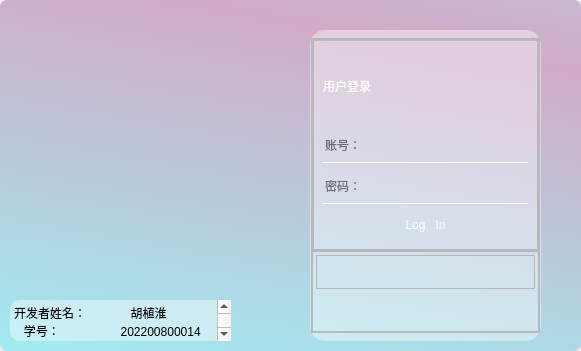
<?xml version="1.0" encoding="UTF-8"?>
<ui version="4.0">
 <class>LRMainWindow</class>
 <widget class="QMainWindow" name="LRMainWindow">
  <property name="geometry">
   <rect>
    <x>0</x>
    <y>0</y>
    <width>581</width>
    <height>351</height>
   </rect>
  </property>
  <property name="windowTitle">
   <string>MainWindow</string>
  </property>
  <widget class="QWidget" name="centralwidget">
   <widget class="QFrame" name="frame">
    <property name="geometry">
     <rect>
      <x>0</x>
      <y>0</y>
      <width>581</width>
      <height>351</height>
     </rect>
    </property>
    <property name="styleSheet">
     <string notr="true">#frame{
border-radius:7px;
	background-color: qlineargradient(spread:reflect, x1:0.293785, y1:0, x2:0, y2:1, stop:0 rgba(209, 171, 200, 255), stop:1 rgba(161, 234, 241, 255));
}</string>
    </property>
    <property name="frameShape">
     <enum>QFrame::StyledPanel</enum>
    </property>
    <property name="frameShadow">
     <enum>QFrame::Raised</enum>
    </property>
    <widget class="QPushButton" name="pushButton_Exit">
     <property name="geometry">
      <rect>
       <x>551</x>
       <y>10</y>
       <width>20</width>
       <height>20</height>
      </rect>
     </property>
     <property name="styleSheet">
      <string notr="true">QPushButton{
	border:none;
}
QPushButton:pressed{
	padding-top:2px;
}
#exitButton:hover{
	padding-bottom:1px;
}
</string>
     </property>
     <property name="text">
      <string/>
     </property>
     <property name="icon">
      <iconset>
       <normaloff>:/icons/u=1232580825,2848435856&amp;fm=253&amp;app=138&amp;size=w931&amp;n=0&amp;f=JPEG&amp;fmt=auto.webp</normaloff>:/icons/u=1232580825,2848435856&amp;fm=253&amp;app=138&amp;size=w931&amp;n=0&amp;f=JPEG&amp;fmt=auto.webp</iconset>
     </property>
    </widget>
    <widget class="QFrame" name="mainLogIn">
     <property name="geometry">
      <rect>
       <x>310</x>
       <y>30</y>
       <width>231</width>
       <height>311</height>
      </rect>
     </property>
     <property name="minimumSize">
      <size>
       <width>231</width>
       <height>311</height>
      </size>
     </property>
     <property name="styleSheet">
      <string notr="true">#mainLogIn{
background-color: rgb(255, 255, 255,0.4);
border-radius:15px;
}</string>
     </property>
     <property name="frameShape">
      <enum>QFrame::StyledPanel</enum>
     </property>
     <property name="frameShadow">
      <enum>QFrame::Raised</enum>
     </property>
     <layout class="QVBoxLayout" name="verticalLayout">
      <property name="spacing">
       <number>0</number>
      </property>
      <property name="leftMargin">
       <number>1</number>
      </property>
      <property name="topMargin">
       <number>8</number>
      </property>
      <property name="rightMargin">
       <number>1</number>
      </property>
      <property name="bottomMargin">
       <number>8</number>
      </property>
      <item>
       <widget class="QFrame" name="frame_2">
        <property name="frameShape">
         <enum>QFrame::StyledPanel</enum>
        </property>
        <property name="frameShadow">
         <enum>QFrame::Raised</enum>
        </property>
        <layout class="QVBoxLayout" name="verticalLayout_2">
         <property name="spacing">
          <number>0</number>
         </property>
         <property name="leftMargin">
          <number>0</number>
         </property>
         <property name="topMargin">
          <number>0</number>
         </property>
         <property name="rightMargin">
          <number>0</number>
         </property>
         <property name="bottomMargin">
          <number>0</number>
         </property>
         <item>
          <widget class="QFrame" name="frame_3">
           <property name="sizePolicy">
            <sizepolicy hsizetype="Preferred" vsizetype="Expanding">
             <horstretch>0</horstretch>
             <verstretch>9</verstretch>
            </sizepolicy>
           </property>
           <property name="frameShape">
            <enum>QFrame::StyledPanel</enum>
           </property>
           <property name="frameShadow">
            <enum>QFrame::Raised</enum>
           </property>
           <layout class="QVBoxLayout" name="verticalLayout_4">
            <property name="spacing">
             <number>0</number>
            </property>
            <property name="leftMargin">
             <number>0</number>
            </property>
            <property name="topMargin">
             <number>0</number>
            </property>
            <property name="rightMargin">
             <number>0</number>
            </property>
            <property name="bottomMargin">
             <number>0</number>
            </property>
            <item>
             <widget class="QFrame" name="frame_5">
              <property name="sizePolicy">
               <sizepolicy hsizetype="Preferred" vsizetype="Preferred">
                <horstretch>0</horstretch>
                <verstretch>9</verstretch>
               </sizepolicy>
              </property>
              <property name="frameShape">
               <enum>QFrame::StyledPanel</enum>
              </property>
              <property name="frameShadow">
               <enum>QFrame::Raised</enum>
              </property>
              <layout class="QVBoxLayout" name="verticalLayout_5">
               <property name="spacing">
                <number>0</number>
               </property>
               <property name="leftMargin">
                <number>0</number>
               </property>
               <property name="topMargin">
                <number>0</number>
               </property>
               <property name="rightMargin">
                <number>0</number>
               </property>
               <property name="bottomMargin">
                <number>0</number>
               </property>
               <item>
                <widget class="QStackedWidget" name="stackedWidget_LR">
                 <property name="styleSheet">
                  <string notr="true">QLineEdit{
	background-color: rgba(255, 255, 255, 0);
	border: none;
	border-bottom: 1px solid white;
}
QPushButton{
	background-color: rgb(0，0，0);
	color: rgb(255, 255, 255);
	border-radius:7px;
}
QpushButton:pressed{
	paddling-top 2px;
}
#lineEdit_Empty{
	background-color: rgba(255, 255, 255, 0);
	border: none;
}
#lineEdit_Empty_2{
	background-color: rgba(255, 255, 255, 0);
	border: none;
}</string>
                 </property>
                 <property name="currentIndex">
                  <number>0</number>
                 </property>
                 <widget class="QWidget" name="page_UserLogin">
                  <layout class="QVBoxLayout" name="verticalLayout_6">
                   <item>
                    <widget class="QLabel" name="label_UserState">
                     <property name="sizePolicy">
                      <sizepolicy hsizetype="Preferred" vsizetype="Preferred">
                       <horstretch>0</horstretch>
                       <verstretch>3</verstretch>
                      </sizepolicy>
                     </property>
                     <property name="styleSheet">
                      <string notr="true">color: rgb(255, 255, 255);
font: 16pt &quot;楷体&quot;;</string>
                     </property>
                     <property name="text">
                      <string>用户登录</string>
                     </property>
                    </widget>
                   </item>
                   <item>
                    <widget class="QLineEdit" name="lineEdit_L_AccountNumber">
                     <property name="sizePolicy">
                      <sizepolicy hsizetype="Expanding" vsizetype="Fixed">
                       <horstretch>0</horstretch>
                       <verstretch>0</verstretch>
                      </sizepolicy>
                     </property>
                     <property name="minimumSize">
                      <size>
                       <width>0</width>
                       <height>35</height>
                      </size>
                     </property>
                     <property name="placeholderText">
                      <string>账号：</string>
                     </property>
                    </widget>
                   </item>
                   <item>
                    <widget class="QLineEdit" name="lineEdit_L_Password">
                     <property name="sizePolicy">
                      <sizepolicy hsizetype="Expanding" vsizetype="Fixed">
                       <horstretch>0</horstretch>
                       <verstretch>0</verstretch>
                      </sizepolicy>
                     </property>
                     <property name="minimumSize">
                      <size>
                       <width>0</width>
                       <height>35</height>
                      </size>
                     </property>
                     <property name="text">
                      <string/>
                     </property>
                     <property name="placeholderText">
                      <string>密码：</string>
                     </property>
                    </widget>
                   </item>
                   <item>
                    <widget class="QPushButton" name="pushButton_L_Sure">
                     <property name="sizePolicy">
                      <sizepolicy hsizetype="Minimum" vsizetype="Fixed">
                       <horstretch>0</horstretch>
                       <verstretch>0</verstretch>
                      </sizepolicy>
                     </property>
                     <property name="minimumSize">
                      <size>
                       <width>0</width>
                       <height>30</height>
                      </size>
                     </property>
                     <property name="styleSheet">
                      <string notr="true">QPushButton{
	font: 14pt &quot;Eras Bold ITC&quot;;
	background-colour:rgb(255, 255, 255);
	colour:rgb(0, 0, 0);
	border-radius:7px;
}
QpushButton:pressed{
	paddling-top 2px;
}</string>
                     </property>
                     <property name="text">
                      <string>Log   In</string>
                     </property>
                    </widget>
                   </item>
                  </layout>
                 </widget>
                 <widget class="QWidget" name="page_manufacturerLogin">
                  <layout class="QVBoxLayout" name="verticalLayout_13">
                   <item>
                    <widget class="QLabel" name="label_manufacturerState">
                     <property name="sizePolicy">
                      <sizepolicy hsizetype="Preferred" vsizetype="Preferred">
                       <horstretch>0</horstretch>
                       <verstretch>3</verstretch>
                      </sizepolicy>
                     </property>
                     <property name="styleSheet">
                      <string notr="true">color: rgb(255, 255, 255);
font: 16pt &quot;楷体&quot;;</string>
                     </property>
                     <property name="text">
                      <string>厂商登录</string>
                     </property>
                    </widget>
                   </item>
                   <item>
                    <widget class="QLineEdit" name="lineEdit_L_AccountNumber_manufacture">
                     <property name="sizePolicy">
                      <sizepolicy hsizetype="Expanding" vsizetype="Fixed">
                       <horstretch>0</horstretch>
                       <verstretch>0</verstretch>
                      </sizepolicy>
                     </property>
                     <property name="minimumSize">
                      <size>
                       <width>0</width>
                       <height>35</height>
                      </size>
                     </property>
                     <property name="placeholderText">
                      <string>账号：</string>
                     </property>
                    </widget>
                   </item>
                   <item>
                    <widget class="QLineEdit" name="lineEdit_L_Password_manufacturer">
                     <property name="sizePolicy">
                      <sizepolicy hsizetype="Expanding" vsizetype="Fixed">
                       <horstretch>0</horstretch>
                       <verstretch>0</verstretch>
                      </sizepolicy>
                     </property>
                     <property name="minimumSize">
                      <size>
                       <width>0</width>
                       <height>35</height>
                      </size>
                     </property>
                     <property name="text">
                      <string/>
                     </property>
                     <property name="placeholderText">
                      <string>密码：</string>
                     </property>
                    </widget>
                   </item>
                   <item>
                    <widget class="QPushButton" name="pushButton_L_Sure_manufacturer">
                     <property name="sizePolicy">
                      <sizepolicy hsizetype="Minimum" vsizetype="Fixed">
                       <horstretch>0</horstretch>
                       <verstretch>0</verstretch>
                      </sizepolicy>
                     </property>
                     <property name="minimumSize">
                      <size>
                       <width>0</width>
                       <height>30</height>
                      </size>
                     </property>
                     <property name="styleSheet">
                      <string notr="true">QPushButton{
	font: 14pt &quot;Eras Bold ITC&quot;;
	background-colour:rgb(255, 255, 255);
	colour:rgb(0, 0, 0);
	border-radius:7px;
}
QpushButton:pressed{
	paddling-top 2px;
}</string>
                     </property>
                     <property name="text">
                      <string>Log   In</string>
                     </property>
                    </widget>
                   </item>
                  </layout>
                 </widget>
                 <widget class="QWidget" name="page_userRegister">
                  <layout class="QVBoxLayout" name="verticalLayout_8">
                   <item>
                    <widget class="QLabel" name="label_UserState_2">
                     <property name="sizePolicy">
                      <sizepolicy hsizetype="Preferred" vsizetype="Preferred">
                       <horstretch>0</horstretch>
                       <verstretch>3</verstretch>
                      </sizepolicy>
                     </property>
                     <property name="styleSheet">
                      <string notr="true">color: rgb(255, 255, 255);
font: 16pt &quot;楷体&quot;;</string>
                     </property>
                     <property name="text">
                      <string>用户注册</string>
                     </property>
                    </widget>
                   </item>
                   <item>
                    <widget class="QLineEdit" name="lineEdit_User_R_AccountNumber">
                     <property name="minimumSize">
                      <size>
                       <width>0</width>
                       <height>35</height>
                      </size>
                     </property>
                     <property name="text">
                      <string/>
                     </property>
                     <property name="placeholderText">
                      <string>账号（长度小于16)：</string>
                     </property>
                    </widget>
                   </item>
                   <item>
                    <widget class="QLineEdit" name="lineEdit_User_R_Password">
                     <property name="minimumSize">
                      <size>
                       <width>0</width>
                       <height>35</height>
                      </size>
                     </property>
                     <property name="text">
                      <string/>
                     </property>
                     <property name="placeholderText">
                      <string>密码：</string>
                     </property>
                    </widget>
                   </item>
                   <item>
                    <widget class="QLineEdit" name="lineEdit_User_R_CheckPassword">
                     <property name="minimumSize">
                      <size>
                       <width>0</width>
                       <height>35</height>
                      </size>
                     </property>
                     <property name="placeholderText">
                      <string>确认密码：</string>
                     </property>
                    </widget>
                   </item>
                   <item>
                    <widget class="QPushButton" name="pushButton_User_R_Sure">
                     <property name="minimumSize">
                      <size>
                       <width>0</width>
                       <height>30</height>
                      </size>
                     </property>
                     <property name="styleSheet">
                      <string notr="true">QPushButton{
	font: 14pt &quot;Eras Bold ITC&quot;;
	background-colour:rgb(0, 0, 0);
	colour:rgb(25,255,255);
	border-radius:7px;
}
QpushButton:pressed{
	paddling-top 2px;
}</string>
                     </property>
                     <property name="text">
                      <string>Register</string>
                     </property>
                    </widget>
                   </item>
                  </layout>
                 </widget>
                 <widget class="QWidget" name="page_manufacturerRregister">
                  <layout class="QVBoxLayout" name="verticalLayout_12">
                   <item>
                    <widget class="QLabel" name="label_UserState_4">
                     <property name="sizePolicy">
                      <sizepolicy hsizetype="Preferred" vsizetype="Preferred">
                       <horstretch>0</horstretch>
                       <verstretch>3</verstretch>
                      </sizepolicy>
                     </property>
                     <property name="styleSheet">
                      <string notr="true">color: rgb(255, 255, 255);
font: 16pt &quot;楷体&quot;;</string>
                     </property>
                     <property name="text">
                      <string>厂商注册</string>
                     </property>
                    </widget>
                   </item>
                   <item>
                    <widget class="QLineEdit" name="lineEdit_Manufacturer_R_AccountNumber">
                     <property name="minimumSize">
                      <size>
                       <width>0</width>
                       <height>35</height>
                      </size>
                     </property>
                     <property name="text">
                      <string/>
                     </property>
                     <property name="placeholderText">
                      <string>账号（长度大于16）：</string>
                     </property>
                    </widget>
                   </item>
                   <item>
                    <widget class="QLineEdit" name="lineEdit_Manufacturer_R_Password">
                     <property name="minimumSize">
                      <size>
                       <width>0</width>
                       <height>35</height>
                      </size>
                     </property>
                     <property name="text">
                      <string/>
                     </property>
                     <property name="placeholderText">
                      <string>密码：</string>
                     </property>
                    </widget>
                   </item>
                   <item>
                    <widget class="QLineEdit" name="lineEdit_Manufacturer_R_CheckPassword">
                     <property name="minimumSize">
                      <size>
                       <width>0</width>
                       <height>35</height>
                      </size>
                     </property>
                     <property name="placeholderText">
                      <string>确认密码：</string>
                     </property>
                    </widget>
                   </item>
                   <item>
                    <widget class="QPushButton" name="pushButton_Manufacturer_R_Sure">
                     <property name="minimumSize">
                      <size>
                       <width>0</width>
                       <height>30</height>
                      </size>
                     </property>
                     <property name="styleSheet">
                      <string notr="true">QPushButton{
	font: 14pt &quot;Eras Bold ITC&quot;;
	background-colour:rgb(0, 0, 0);
	colour:rgb(25,255,255);
	border-radius:7px;
}
QpushButton:pressed{
	paddling-top 2px;
}</string>
                     </property>
                     <property name="text">
                      <string>Register</string>
                     </property>
                    </widget>
                   </item>
                  </layout>
                 </widget>
                </widget>
               </item>
              </layout>
             </widget>
            </item>
           </layout>
          </widget>
         </item>
         <item>
          <widget class="QFrame" name="frame_4">
           <property name="sizePolicy">
            <sizepolicy hsizetype="Preferred" vsizetype="Expanding">
             <horstretch>0</horstretch>
             <verstretch>1</verstretch>
            </sizepolicy>
           </property>
           <property name="frameShape">
            <enum>QFrame::StyledPanel</enum>
           </property>
           <property name="frameShadow">
            <enum>QFrame::Raised</enum>
           </property>
           <layout class="QVBoxLayout" name="verticalLayout_3" stretch="0,0">
            <property name="spacing">
             <number>3</number>
            </property>
            <property name="leftMargin">
             <number>3</number>
            </property>
            <property name="topMargin">
             <number>3</number>
            </property>
            <property name="rightMargin">
             <number>3</number>
            </property>
            <property name="bottomMargin">
             <number>3</number>
            </property>
            <item>
             <widget class="QFrame" name="frame_6">
              <property name="sizePolicy">
               <sizepolicy hsizetype="Preferred" vsizetype="Preferred">
                <horstretch>0</horstretch>
                <verstretch>1</verstretch>
               </sizepolicy>
              </property>
              <property name="frameShape">
               <enum>QFrame::StyledPanel</enum>
              </property>
              <property name="frameShadow">
               <enum>QFrame::Raised</enum>
              </property>
              <layout class="QHBoxLayout" name="horizontalLayout">
               <item>
                <widget class="QPushButton" name="pushButton_LogIn">
                 <property name="sizePolicy">
                  <sizepolicy hsizetype="Minimum" vsizetype="Fixed">
                   <horstretch>2</horstretch>
                   <verstretch>0</verstretch>
                  </sizepolicy>
                 </property>
                 <property name="minimumSize">
                  <size>
                   <width>105</width>
                   <height>0</height>
                  </size>
                 </property>
                 <property name="styleSheet">
                  <string notr="true">QPushButton{
	border:none;
}
QPushButton:pressed{
	padding-top:2px;
}</string>
                 </property>
                 <property name="text">
                  <string/>
                 </property>
                 <property name="icon">
                  <iconset resource="resgame_system.qrc">
                   <normaloff>:/icon/u=157358869,2307745509&amp;fm=217&amp;app=126&amp;size=f242,150&amp;n=0&amp;f=PNG.png</normaloff>:/icon/u=157358869,2307745509&amp;fm=217&amp;app=126&amp;size=f242,150&amp;n=0&amp;f=PNG.png</iconset>
                 </property>
                </widget>
               </item>
               <item>
                <widget class="QPushButton" name="pushButton_Register">
                 <property name="sizePolicy">
                  <sizepolicy hsizetype="Minimum" vsizetype="Fixed">
                   <horstretch>1</horstretch>
                   <verstretch>0</verstretch>
                  </sizepolicy>
                 </property>
                 <property name="minimumSize">
                  <size>
                   <width>105</width>
                   <height>0</height>
                  </size>
                 </property>
                 <property name="styleSheet">
                  <string notr="true">QPushButton{
	border:none;
}
QPushButton:pressed{
	padding-top:2px;
}</string>
                 </property>
                 <property name="text">
                  <string/>
                 </property>
                 <property name="icon">
                  <iconset resource="resgame_system.qrc">
                   <normaloff>:/icon/u=157358869,2307745509&amp;fm=217&amp;app=126&amp;size=f242,150&amp;n=0&amp;f=PNG.png</normaloff>:/icon/u=157358869,2307745509&amp;fm=217&amp;app=126&amp;size=f242,150&amp;n=0&amp;f=PNG.png</iconset>
                 </property>
                </widget>
               </item>
              </layout>
             </widget>
            </item>
            <item>
             <widget class="QStackedWidget" name="success_error_Type">
              <property name="sizePolicy">
               <sizepolicy hsizetype="Preferred" vsizetype="Preferred">
                <horstretch>0</horstretch>
                <verstretch>1</verstretch>
               </sizepolicy>
              </property>
              <property name="styleSheet">
               <string notr="true">#successLogIn{
}
#successRegister{
}
#sizeWrong{
	color: rgb(190, 0, 0);
}
#userNameWrong{
	color: rgb(190, 0, 0);
}
#passwordWrong{
	color: rgb(190, 0, 0);
}
#logInWrong{
	color: rgb(190, 0, 0);
}</string>
              </property>
              <property name="currentIndex">
               <number>0</number>
              </property>
              <widget class="QWidget" name="emptyPage">
               <layout class="QHBoxLayout" name="horizontalLayout_2"/>
              </widget>
              <widget class="QWidget" name="page1">
               <layout class="QGridLayout" name="gridLayout">
                <item row="0" column="0" alignment="Qt::AlignHCenter">
                 <widget class="QLabel" name="successLogIn">
                  <property name="styleSheet">
                   <string notr="true">#userNameWrong_1{
	color: rgb(255, 0, 0);
}</string>
                  </property>
                  <property name="text">
                   <string> 登陆成功</string>
                  </property>
                 </widget>
                </item>
               </layout>
              </widget>
              <widget class="QWidget" name="page2">
               <layout class="QHBoxLayout" name="horizontalLayout_3">
                <item alignment="Qt::AlignHCenter">
                 <widget class="QLabel" name="successRegister">
                  <property name="styleSheet">
                   <string notr="true">#userNameWrong_1{
	color: rgb(255, 0, 0);
}</string>
                  </property>
                  <property name="text">
                   <string> 注册成功</string>
                  </property>
                 </widget>
                </item>
               </layout>
              </widget>
              <widget class="QWidget" name="page3">
               <layout class="QVBoxLayout" name="verticalLayout_7">
                <item alignment="Qt::AlignHCenter">
                 <widget class="QLabel" name="logInWrong">
                  <property name="styleSheet">
                   <string notr="true">#userNameWrong_1{
	color: rgb(255, 0, 0);
}</string>
                  </property>
                  <property name="text">
                   <string>用户名或密码错误</string>
                  </property>
                 </widget>
                </item>
               </layout>
              </widget>
              <widget class="QWidget" name="page4">
               <layout class="QVBoxLayout" name="verticalLayout_9">
                <item alignment="Qt::AlignHCenter">
                 <widget class="QLabel" name="sizeWrong">
                  <property name="styleSheet">
                   <string notr="true">#userNameWrong_1{
	color: rgb(255, 0, 0);
}</string>
                  </property>
                  <property name="text">
                   <string>用户名或密码长度不符合要求</string>
                  </property>
                 </widget>
                </item>
               </layout>
              </widget>
              <widget class="QWidget" name="page5">
               <layout class="QVBoxLayout" name="verticalLayout_10">
                <item alignment="Qt::AlignHCenter">
                 <widget class="QLabel" name="userNameWrong">
                  <property name="styleSheet">
                   <string notr="true">#userNameWrong_1{
	color: rgb(255, 0, 0);
}</string>
                  </property>
                  <property name="text">
                   <string>该用户名已存在</string>
                  </property>
                 </widget>
                </item>
               </layout>
              </widget>
              <widget class="QWidget" name="page6">
               <layout class="QVBoxLayout" name="verticalLayout_11">
                <item alignment="Qt::AlignHCenter">
                 <widget class="QLabel" name="passwordWrong">
                  <property name="styleSheet">
                   <string notr="true">#userNameWrong_1{
	color: rgb(255, 0, 0);
}</string>
                  </property>
                  <property name="text">
                   <string>两次输入密码不一致</string>
                  </property>
                 </widget>
                </item>
               </layout>
              </widget>
             </widget>
            </item>
           </layout>
          </widget>
         </item>
        </layout>
       </widget>
      </item>
     </layout>
    </widget>
    <widget class="QPushButton" name="pushButton_switch">
     <property name="geometry">
      <rect>
       <x>20</x>
       <y>20</y>
       <width>30</width>
       <height>30</height>
      </rect>
     </property>
     <property name="styleSheet">
      <string notr="true">border-radius: 15px;</string>
     </property>
     <property name="text">
      <string/>
     </property>
     <property name="icon">
      <iconset resource="resgame_system.qrc">
       <normaloff>:/icon/u=157358869,2307745509&amp;fm=217&amp;app=126&amp;size=f242,150&amp;n=0&amp;f=PNG.png</normaloff>:/icon/u=157358869,2307745509&amp;fm=217&amp;app=126&amp;size=f242,150&amp;n=0&amp;f=PNG.png</iconset>
     </property>
     <property name="iconSize">
      <size>
       <width>30</width>
       <height>330</height>
      </size>
     </property>
    </widget>
    <widget class="QTextBrowser" name="textBrowser">
     <property name="geometry">
      <rect>
       <x>10</x>
       <y>300</y>
       <width>221</width>
       <height>41</height>
      </rect>
     </property>
     <property name="styleSheet">
      <string notr="true">background-color: rgb(255, 255, 255,0.4);
border:none;
border-radius:10px;</string>
     </property>
     <property name="html">
      <string>&lt;!DOCTYPE HTML PUBLIC &quot;-//W3C//DTD HTML 4.0//EN&quot; &quot;http://www.w3.org/TR/REC-html40/strict.dtd&quot;&gt;
&lt;html&gt;&lt;head&gt;&lt;meta name=&quot;qrichtext&quot; content=&quot;1&quot; /&gt;&lt;style type=&quot;text/css&quot;&gt;
p, li { white-space: pre-wrap; }
&lt;/style&gt;&lt;/head&gt;&lt;body style=&quot; font-family:'SimSun'; font-size:9pt; font-weight:400; font-style:normal;&quot;&gt;
&lt;p style=&quot; margin-top:0px; margin-bottom:0px; margin-left:0px; margin-right:0px; -qt-block-indent:0; text-indent:0px;&quot;&gt;开发者姓名：	           胡植淮&lt;/p&gt;
&lt;p style=&quot; margin-top:0px; margin-bottom:0px; margin-left:0px; margin-right:0px; -qt-block-indent:0; text-indent:0px;&quot;&gt;   学号：	        202200800014&lt;/p&gt;&lt;/body&gt;&lt;/html&gt;</string>
     </property>
    </widget>
   </widget>
  </widget>
 </widget>
 <resources>
  <include location="resgame_system.qrc"/>
 </resources>
 <connections/>
</ui>
